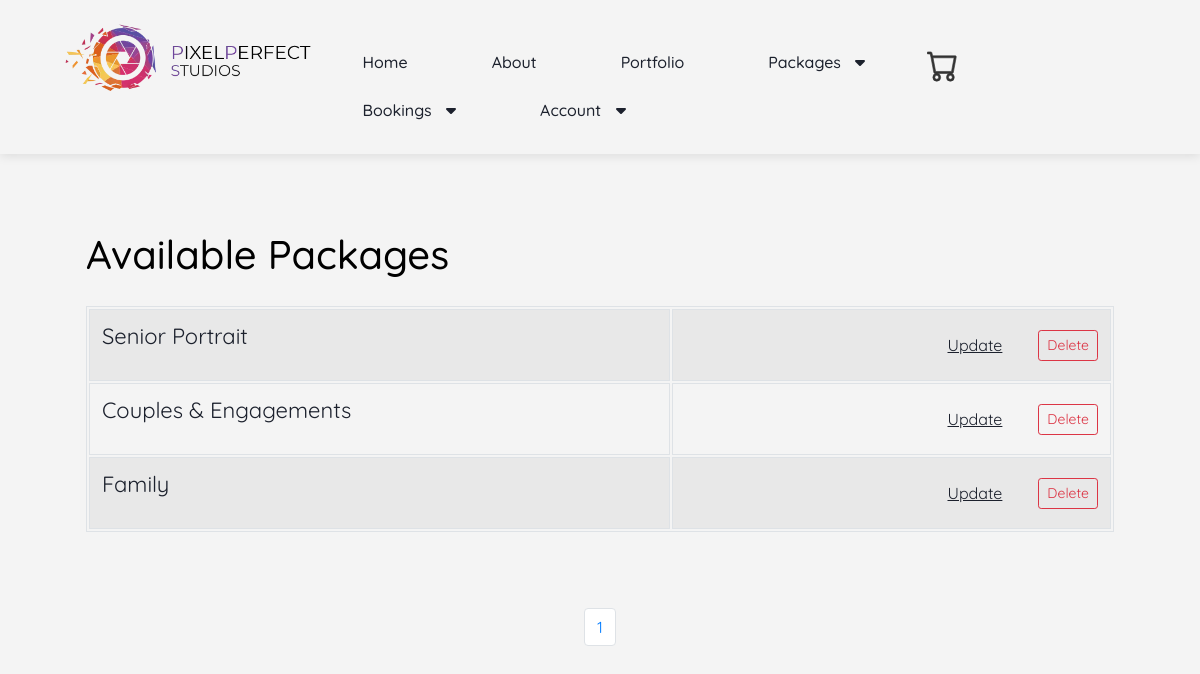
/bookings/list_packages (signed in), run on the app's committed database.
### events/models.py (models this page shows)
class Venue(models.Model):
    name = models.CharField('Venue Name', max_length=120)
    address = models.CharField(max_length=300)
    zip_code = models.CharField('Zip Code', max_length=15)
    phone = models.CharField('Contact Phone', max_length=25, blank=True)
    web = models.URLField('Website Address', blank=True)
    email_address = models.EmailField('Email Address', blank=True)
    owner = models.IntegerField("Venue Owner", blank=False, default=1)
    venue_image = models.ImageField(null=True, blank=True, upload_to="images/")
    def __str__(self):
        return self.name

### events/views.py (the view)
# urls.py: path('list_packages', views.list_venues, name='list-venues'),
def list_venues(request):
    venue_list = Venue.objects.all()
    p = Paginator(Venue.objects.all(), 3)
    page = request.GET.get('page')
    venues = p.get_page(page)
    nums = "a" * venues.paginator.num_pages
    return render(request, 'events/package.html',
                  {'venue_list': venue_list,
                   'venues': venues,
                   'nums': nums}
                  )

### catalog/templates/events/package.html (shortened to what this page needs)
{% extends 'events/base.html' %}
{% block content %}
    <section>
        <h1>Available Packages</h1>
        <br/>
        <table class="table table-striped table-hover table-bordered">
            {% for venue in venues %}
                <tr>
                    <td>
                        <a href="{% url 'show-venue' venue.id %}" class="title" style="font-size: 22px!important;">{{ venue }}</a>
                    </td>
                    {% if user.is_authenticated %}
                        <td align="right">
                            <a href="{% url 'update-venue' venue.id %}" class="btn btn-outline-secondary btn-sm">Update</a>
                            <a href="{% url 'delete-venue' venue.id %}" class="btn btn-outline-danger btn-sm">Delete</a>
                        </td>
                    {% endif %}
                </tr>
            {% endfor %}
        </table>
    </section>
    <br/></br/>
    <nav aria-label="Page navigation example">
        <ul class="pagination justify-content-center">
            {% for i in nums %}
                <li class="page-item"><a class="page-link" href="?page={{ forloop.counter }}">{{ forloop.counter }}</a>
                </li>
            {% endfor %}
        </ul>
    </nav>
    <br/>
{% endblock %}

### data on the page
Venue: name "Senior Portrait"
Venue: name "Couples & Engagements"
Venue: name "Family"
